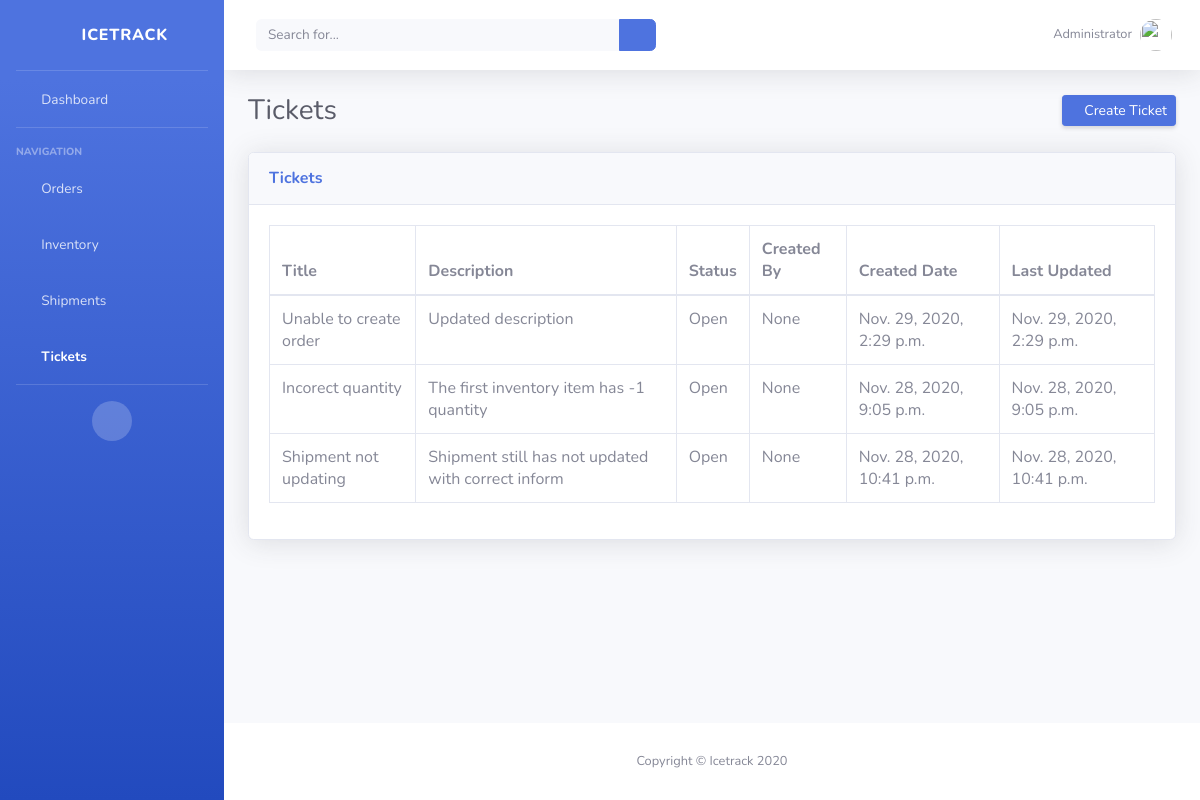
The page /tickets/ on the database as committed earlier.
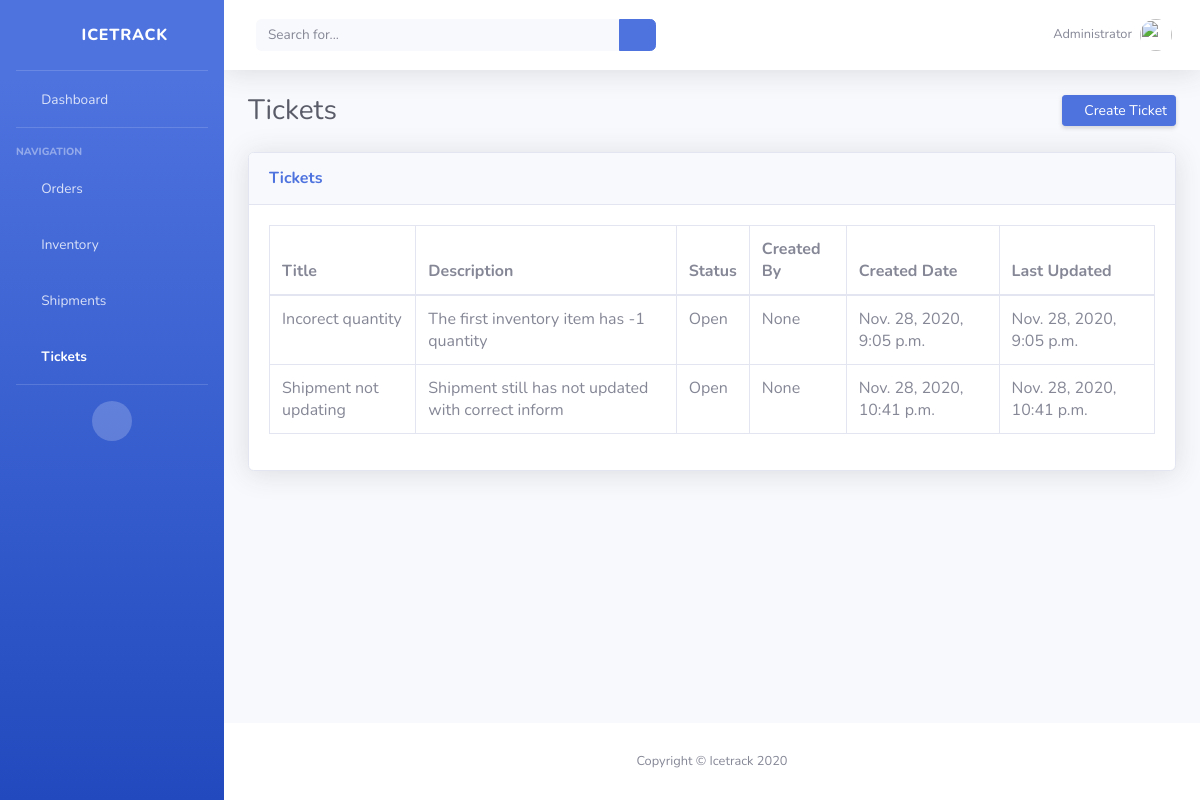
The same page on the database as committed later.
### icetrack/models.py (models this page shows, shortened)
class Ticket(models.Model):
    STATUS_CHOICES = [
        ('Open', 'Open'),
        ('On Hold', 'On Hold'),
        ('Resolved', 'Resolved')
    ]
    title = models.CharField(max_length=50, blank=True, null=True)
    description = models.TextField(max_length=255, blank=True, null=True)
    status = models.CharField(max_length=10, choices=STATUS_CHOICES, default='Open')
    opened_by = models.CharField(max_length=50, blank=True, null=True)
    date_opened = models.DateTimeField(auto_now_add=False, auto_now=True)
    last_updated = models.DateTimeField(auto_now_add=False, auto_now=True)
    export_to_CSV = models.BooleanField(default=False)

### icetrack/views.py (the view)
# urls.py: path('tickets/', TicketsPageView.as_view(), name="tickets"),
class TicketsPageView(ListView):
    model = Ticket
    template_name = 'tickets.html'
    context_object_name = 'all_tickets_list'

### templates/tickets.html
{% extends 'base.html' %}
{% block content%}
<div class="container-fluid">
    <div class="d-sm-flex align-items-center justify-content-between mb-4">
        <h1 class="h3 mb-0 text-gray-800">Tickets</h1>
        <a href="{% url 'create_ticket' %}" class="d-none d-sm-inline-block btn btn-sm btn-primary shadow-sm"><i class="fas fa-plus fa-sm text-white-50"></i> Create Ticket</a>
    </div>
    <div class="card shadow mb-4">
        <div class="card-header py-3">
            <h6 class="m-0 font-weight-bold text-primary">Tickets</h6>
        </div>
        <div class="card-body">
            <div class="table-responsive">
                <table class="table table-bordered" id="dataTable" width="100%" cellspacing="0">
                    <thead>
                        <tr>
                            <th>Title</th>
                            <th>Description</th>
                            <th>Status</th>
                            <th>Created By</th>
                            <th>Created Date</th>
                            <th>Last Updated</th>
                        </tr>
                    </thead>
                    <tbody>
                        {% for ticket in all_tickets_list %}
                            <tr>
                                <td>{{ ticket.title }}</td>
                                <td>{{ ticket.description }}</td>
                                <td>{{ ticket.status }}</td>
                                <td>{{ ticket.opened_by }}</td>
                                <td>{{ ticket.date_opened }}</td>
                                <td>{{ ticket.last_updated }}</td>
                            </tr>
                        {% endfor %}
                    </tbody>
                </table>
            </div>
        </div>
    </div>
</div>
{% endblock content %}

### templates/base.html (shortened to what this page needs)
{% load static %}
<head>
    <link href="{% static 'vendor/fontawesome-free/css/all.min.css' %}" rel="stylesheet" type="text/css">
    <link href="{% static 'css/sb-admin-2.min.css' %}" rel="stylesheet">
</head>
<body id="page-top">
    <div id="wrapper">
        <ul class="navbar-nav bg-gradient-primary sidebar sidebar-dark accordion" id="accordionSidebar">
            <a class="sidebar-brand d-flex align-items-center justify-content-center" href="{% url 'home' %}">
                <div class="sidebar-brand-icon rotate-n-15">
                    <i class="fas fa-ice-cream"></i>
                </div>
                <div class="sidebar-brand-text mx-3">Icetrack</div>
            </a>
            <hr class="sidebar-divider my-0">
            <li class="nav-item {% if request.path == '/' %} active {% endif %}">
                <a class="nav-link" href="{% url 'home' %}">
                    <i class="fas fa-fw fa-tachometer-alt"></i>
                    <span>Dashboard</span></a>
            </li>
            <hr class="sidebar-divider">
            <div class="sidebar-heading">
                Navigation
            </div>
            <li class="nav-item {% if 'order' in request.path %} active {% endif %}">
                <a class="nav-link" href="{% url 'orders' %}">
                    <i class="fas fa-fw fa-chart-area"></i>
                    <span>Orders</span></a>
            </li>
            <li class="nav-item {% if 'inventory' in request.path %} active {% endif %}">
                <a class="nav-link" href="{% url 'inventory' %}">
                    <i class="fas fa-fw fa-boxes"></i>
                    <span>Inventory</span></a>
            </li>
            <li class="nav-item {% if 'shipment' in request.path %} active {% endif %}">
                <a class="nav-link" href="{% url 'shipments' %}">
                    <i class="fas fa-fw fa-truck"></i>
                    <span>Shipments</span></a>
            </li>
            <li class="nav-item {% if 'ticket' in request.path %} active {% endif %}">
                <a class="nav-link" href="{% url 'tickets' %}">
                    <i class="fas fa-fw fa-table"></i>
                    <span>Tickets</span></a>
            </li>
            <hr class="sidebar-divider d-none d-md-block">
            <div class="text-center d-none d-md-inline">
                <button class="rounded-circle border-0" id="sidebarToggle"></button>
            </div>
        </ul>
        <div id="content-wrapper" class="d-flex flex-column">
            <div id="content">
                <nav class="navbar navbar-expand navbar-light bg-white topbar mb-4 static-top shadow">
                    <form
                        class="d-none d-sm-inline-block form-inline mr-auto ml-md-3 my-2 my-md-0 mw-100 navbar-search">
                        <div class="input-group">
                            <input type="text" class="form-control bg-light border-0 small" placeholder="Search for..."
                                aria-label="Search" aria-describedby="basic-addon2">
                            <div class="input-group-append">
                                <button class="btn btn-primary" type="button">
                                    <i class="fas fa-search fa-sm"></i>
                                </button>
                            </div>
                        </div>
                    </form>
                    <ul class="navbar-nav ml-auto">
                        <li class="nav-item dropdown no-arrow d-sm-none">
                        <li class="nav-item dropdown no-arrow">
                            <a class="nav-link dropdown-toggle" id="userDropdown" role="button"
                                data-toggle="dropdown" aria-haspopup="true" aria-expanded="false">
                                <span class="mr-2 d-none d-lg-inline text-gray-600 small">Administrator</span>
                                <img class="img-profile rounded-circle"
                                    src="{% static 'img/undraw_profile.svg' %}">
                            </a>
                        </li>
                    </ul>
                </nav>
                {% block content %}
                {% endblock %}
            </div>
            <footer class="sticky-footer bg-white">
                <div class="container my-auto">
                    <div class="copyright text-center my-auto">
                        <span>Copyright &copy; Icetrack 2020</span>
                    </div>
                </div>
            </footer>
        </div>
    </div>

Rows that differ between the two databases and show on the page:
removed Ticket: title "Unable to create order", description "Updated description", status "Open", opened_by "None", date_opened "Nov. 29, 2020, 2:29 p.m.", last_updated "Nov. 29, 2020, 2:29 p.m."
